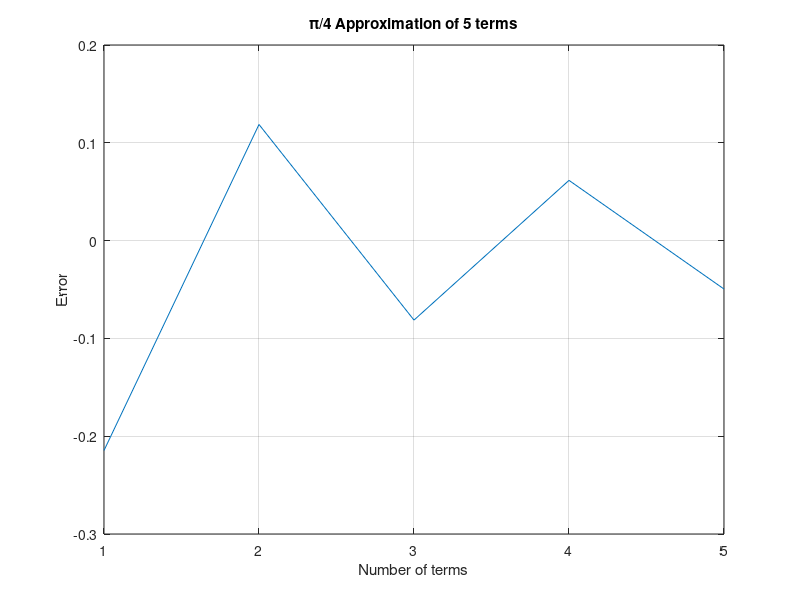

Source code (MATLAB):
%% LeibnitzSeries.m
% Version A.
clearvars
N=input('Enter number of terms to approximate pi/4: ');
S=0; % Initial value of summation
Err=zeros(1, N); % Memory allocation
for k=0:N-1
p=(-1)^k;
S=S+p/(2*k+1);
Err(k+1)=pi/4-S; % Accumulates all of Errors from all iterations
end
plot(1:N, Err), grid on
title(['\pi/4 Approximation of ', num2str(N), ' terms'])
ylabel('Error'), xlabel('Number of terms')
%% Leibnitz series
% Version B
clearvars
n=input('Enter number of terms to approximate pi/4: ');
S=0; % Initial value of summation
Error=zeros(1, n); % Memory allocation
k=0;
while k<=n-1
p=(-1)^k;
S=S+p/(2*k+1);
Error(k+1)=pi/4-S; % Accumulates all of Errors from all iterations
k=k+1;
end
plot(1:n, Error), grid on
title(['\pi/4 Approximation of ', num2str(n), ' terms'])
ylabel('Error'), xlabel('Number of terms')